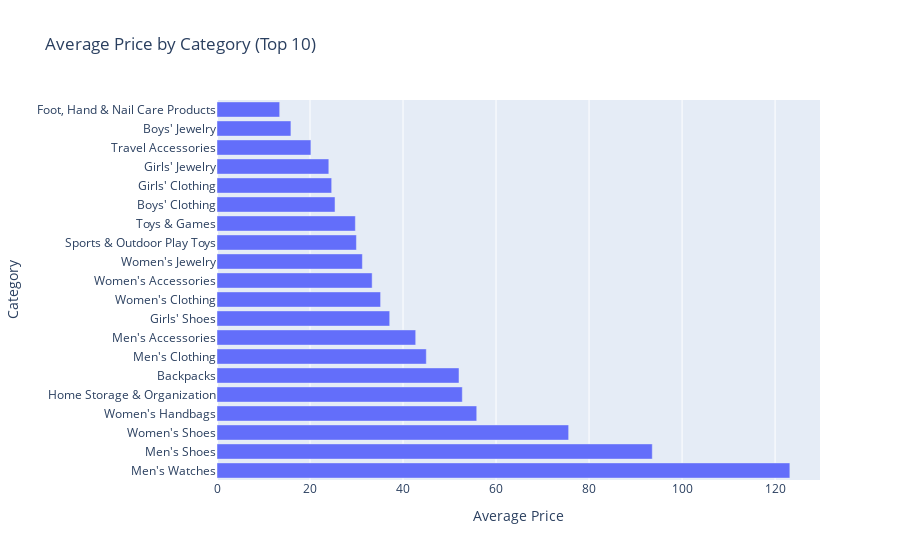

Notebook source saved alongside this figure:
### Code cell
op_categories = list(avg_prices.keys())
avg_price_values = list(avg_prices.values())

# create a dataframe from the 'avg_prices' dictionary
df_avg_prices = pd.DataFrame({'Category': top_categories, 'Average Price': avg_price_values})

# sort the dataframe by 'Average Price' in descending order
df_avg_prices = df_avg_prices.sort_values(by='Average Price', ascending=False)

# bar chart
fig = px.bar(df_avg_prices, x='Average Price', y='Category', orientation='h',
             title='Average Price by Category (Top 10)',
             labels={'Average Price': 'Average Price', 'Category': 'Category'})

fig.show()

### Figure 1 — Plotly figure (JSON) as saved in the notebook; plotly's stock layout.template omitted (floating-point values rounded to 4 significant figures)
{"data": [{"alignmentgroup": "True", "hovertemplate": "Average Price=%{x}<br>Category=%{y}<extra></extra>", "legendgroup": "", "marker": {"color": "#636efa", "pattern": {"shape": ""}}, "name": "", "offsetgroup": "", "orientation": "h", "showlegend": false, "textposition": "auto", "type": "bar", "x": [123.2, 93.6, 75.61, 55.85, 52.75, 52.03, 45.01, 42.72, 37.14, 35.18, 33.36, 31.26, 29.98, 29.75, 25.38, 24.66, 24.04, 20.19, 15.89, 13.48], "xaxis": "x", "y": ["Men's Watches", "Men's Shoes", "Women's Shoes", "Women's Handbags", "Home Storage & Organization", "Backpacks", "Men's Clothing", "Men's Accessories", "Girls' Shoes", "Women's Clothing", "Women's Accessories", "Women's Jewelry", "Sports & Outdoor Play Toys", "Toys & Games", "Boys' Clothing", "Girls' Clothing", "Girls' Jewelry", "Travel Accessories", "Boys' Jewelry", "Foot, Hand & Nail Care Products"], "yaxis": "y"}], "layout": {"autosize": true, "barmode": "relative", "legend": {"tracegroupgap": 0}, "title": {"text": "Average Price by Category (Top 10)"}, "xaxis": {"anchor": "y", "autorange": true, "domain": [0, 1], "range": [0, 129.7], "title": {"text": "Average Price"}, "type": "linear"}, "yaxis": {"anchor": "x", "autorange": true, "domain": [0, 1], "range": [-0.5, 19.5], "title": {"text": "Category"}, "type": "category"}}}
